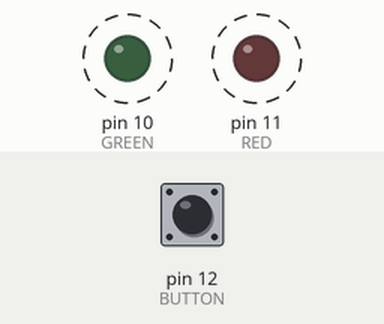
Recording of a sketch running on a simulated Arduino Uno, built with avr-gcc and run on an emulated ATmega328P. On the bench: output pins drawn as LEDs (lit = HIGH). Dashed ring = blinking. The test bench sets the inputs (shaded band); at power-on: pin 12 (BUTTON) HIGH.

Above: at 1.87 s.
2.9 s: pin 12 (BUTTON) pulled LOW for 1.2 s
At 3.8 s:
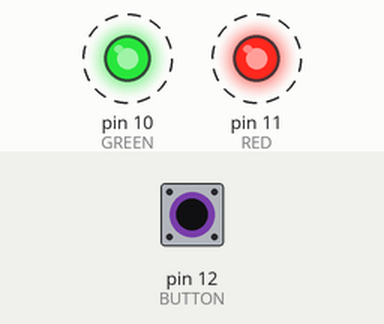
6.4 s: pin 12 (BUTTON) pulled LOW for 3.2 s
At 7.22 s:
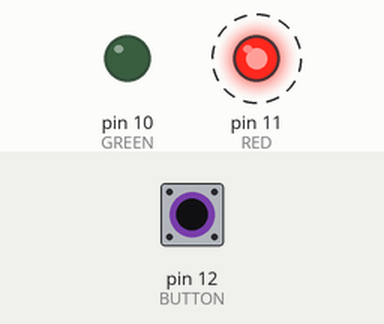
Timing chart, 0 to 17.1 s (numbered marks = the images above; inputs shaded):
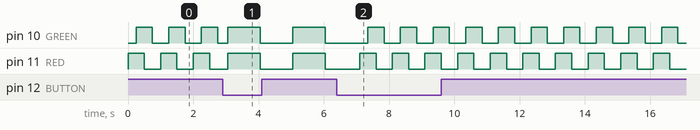

The sketch:

DoorDeckSingleClick-ChristmasLightsandAlarm-Ankitha.ino
```cpp
//Ankitha Durvasula
//Tools Mastery #1
int RED = 11; //Red LED on pin 12
int GREEN = 10;//Green LED on pin 10
int BUTTON = 12;//Push button on pin 9
int buttonState = 0;//Initialize a variable to store button output value (HIGH or LOW) (whether clicked or unclicked)
int memory = false;//variable to check for previous status of button before click
boolean setting = false;//button setting to run
void setup() {
  // put your setup code here, to run once:
  pinMode(RED, OUTPUT); // initialize red led pin as an output
  pinMode(GREEN, OUTPUT); // initialize green led pin as an output
  pinMode(BUTTON, INPUT_PULLUP); // initialize button pin as an input
}

void loop() {
  // put your main code here, to run repeatedly:
  buttonState = digitalRead(BUTTON); //store value of button state (determine whether pushed or not)
  if (buttonState == LOW && memory == HIGH){ //Check if button was clicked once
    setting = !setting; //if it was clicked set value to true
    delay(50); //wait for 500 milliseconds to make sure event is captured
  }
  memory = buttonState;

  if (setting){ //check if button was clicked
      digitalWrite(RED, HIGH); //turn on red LED
      digitalWrite(GREEN, HIGH); //turn on green LED
      delay(1000); //wait 1000 milliseconds
      digitalWrite(RED, LOW); //turn off red LED
      digitalWrite(GREEN, LOW); //turn off green LED
      delay(1000); // wait 1000 milliseconds
  }
  else{
      digitalWrite(RED, HIGH); //turn on red LED
      delay(250); //wait 250 milliseconds
      digitalWrite(GREEN, HIGH); //turn on green LED
      delay(250); //wait 250 milliseconds
      digitalWrite(RED, LOW);  //turn off red LED
      delay(250); //wait 250 milliseconds
      digitalWrite(GREEN, LOW); //turn off green LED
      delay(250); //wait 250 milliseconds
  }
  //if (setting){ //first light setting of christmas lights
    //digitalWrite(RED, HIGH); //turn on red LED
    //digitalWrite(GREEN, HIGH); //turn on green LED
    //delay(1000); //wait 1000 milliseconds
    //digitalWrite(RED, LOW); //turn off red LED
    //digitalWrite(GREEN, LOW); //turn off green LED
    //delay(1000); // wait 1000 milliseconds
  //}
  //if (!setting){ //second light setting of alarm lights
    //digitalWrite(RED, HIGH); //turn on red LED
    //delay(250); //wait 250 milliseconds
    //digitalWrite(GREEN, HIGH); //turn on green LED
    //delay(250); //wait 250 milliseconds
    //digitalWrite(RED, LOW);  //turn off red LED
    //delay(250); //wait 250 milliseconds
    //digitalWrite(GREEN, LOW); //turn off green LED
    //delay(250); //wait 250 milliseconds
  //}
}
```

Measured:
- after the input at 2.9 s, pin 10 (GREEN), pin 11 (RED): alternates HIGH for 1.0 s and LOW for 1.0 s, starting after 0.15 s
- after the input at 6.4 s, pin 10 (GREEN): alternates HIGH for 0.50 s and LOW for 0.50 s, starting after 0.95 s; pin 11 (RED): alternates HIGH for 0.50 s and LOW for 0.50 s, starting after 0.70 s
- by itself, pin 10 (GREEN), pin 11 (RED): alternates HIGH for 0.50 s and LOW for 0.50 s
